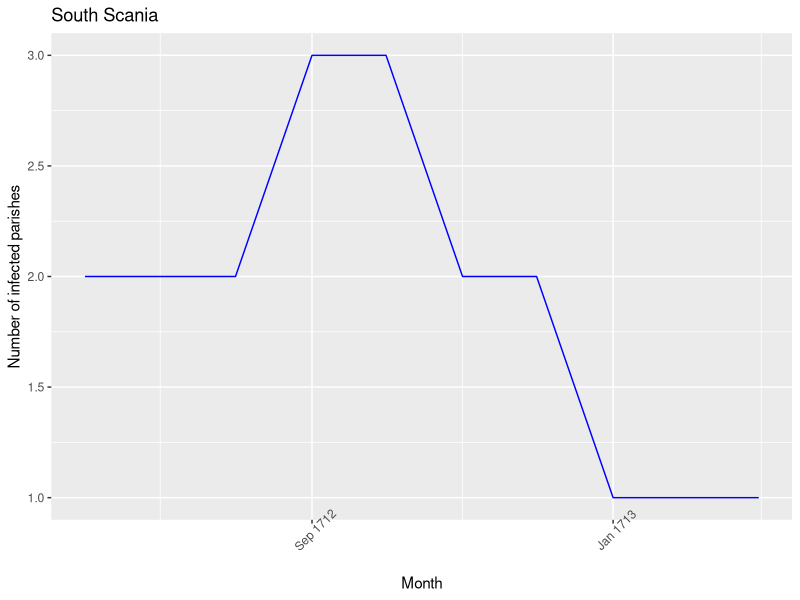
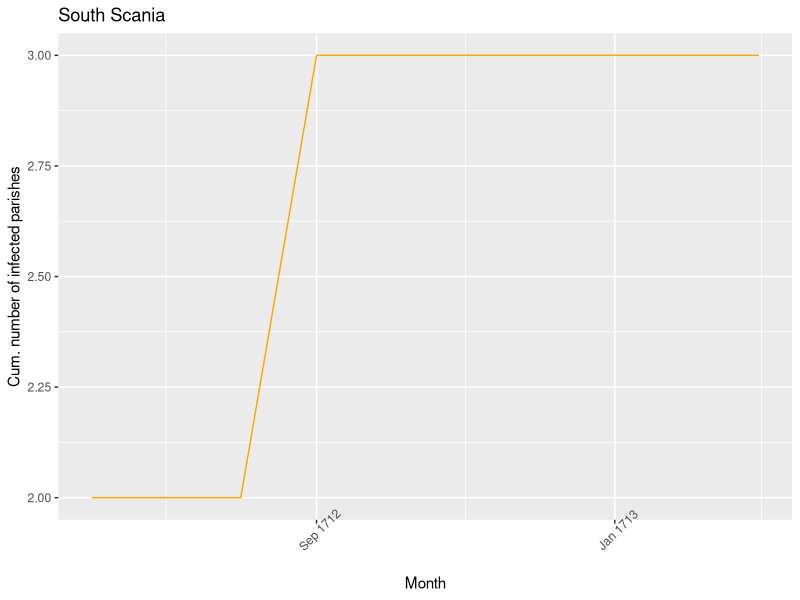

Generate these figures, in order, with R: (Note: this script raises an error after producing the figures.)
library(ggplot2)
library(lubridate)
library(dplyr)
library(readr) # for read csv files

count_infected_by_month <- function(df, date, n
                                    , column_name = 'ParishName'
                                    , start_date = 'BeginPlaguePeriod'
                                    , end_date = 'EndPlaguePeriod') {
  # Convert your date columns to datetime format
  df[[start_date]] <- parse_date_time(df[[start_date]], orders = "my")

  df[[end_date]] <- parse_date_time(df[[end_date]], orders = "my", quiet = TRUE)

  # Replace NA with corresponding date in start_date column plus n months
  df[[end_date]][is.na(df[[end_date]])] <- df[[start_date]][is.na(df[[end_date]])] %m+% months(n)

  # Convert your date to datetime format
  date <- parse_date_time(date, orders = "my")

  # Add the converted date to a new column in df
  df$ConvertedDate <- date

  # Check if there is at least one non-NA date in end_date column
  if (any(!is.na(df[[end_date]]))) {
    # Define the range of dates
    dates <- seq(from = date, to = max(df[[end_date]], na.rm = TRUE), by = "month")
    
    # Create a unique identifier combining Parish and date ranges
    df$UniqueID <- paste0(df[[column_name]], '_', df[[start_date]], '_', df[[end_date]])

    # Create a dataframe to store the results
    results <- data.frame(date = dates,
                          DaysFromInitDate = as.numeric(dates - min(df[[start_date]]), units="days"),
                          NumberInfectedParishes = 0,
                          CumInfectParishes = 0,
                          EndOfMonth = dates + months(1) - days(1))
    
    # Initialize an empty list to store the sets of infected parishes
    infected_parishes <- vector("list", length(dates))

    # Iterate over the dates
    for (i in 1:length(dates)) {
      date <- dates[i]
      # Count nodes where infection start date is before or on the given date
      # and either there is no end date or the end date is after the given date
      infected_nodes <- df[(df[[start_date]] <= date) & (df[[end_date]] >= date), ]
      # Store the results
      results[results$date == date, 'NumberInfectedParishes'] <- length(unique(infected_nodes$UniqueID))
      
      # Add the set of infected parishes to the list
      infected_parishes[[i]] <- unique(infected_nodes[[column_name]])
    }

  } else {
    stop("All values in the end_date column are NA. Cannot create a sequence of dates.")
  }
  # Add a new column to count the days from the initial date to the end of the month
  results$DaysToEndOfMonth <- as.integer(results$EndOfMonth - min(df[[start_date]]))
  
  # Add a new column with the sets of infected parishes
  results$InfectedParishes <- infected_parishes
  
  # Calculate the cumulative number of infected parishes by month using the sets
  cum_infect_parishes <- as.integer(length(dates))
  cum_infect_parishes[1] <- length(infected_parishes[[1]])
  
  for (i in 2:length(infected_parishes)) {
    if (length(intersect(infected_parishes[[i]], infected_parishes[[i-1]])) == 0) {
      cum_infect_parishes[i] <- cum_infect_parishes[i-1]
    } else {
      cum_infect_parishes[i] <- cum_infect_parishes[i-1] + length(setdiff(infected_parishes[[i]], infected_parishes[[i-1]]))
    }
  }
  
  # Add a new column with the cumulative number of infected parishes
  results$CumInfectParishes <- cum_infect_parishes  

  return(results)
}

# Import the csv file
infectedParishes <- read.csv("data/infectedSouthParishes.csv")

# Testing the function with a small example
# Filter rows where ParishName is 'YSTAD', 'ÖJA' or 'HEDESKOGA'
example1 <- infectedParishes[infectedParishes$ParishName %in% c('YSTAD', 'ÖJA', 'HEDESKOGA'), ]
example1

# Call the function
result_example1 <- count_infected_by_month(example1, 'JUN 1712', 0)
result_example1

# Convert 'date' column to Date class
result_example1$date <- as.Date(result_example1$date)

# Plot the infected parishes per month
ggplot(data = result_example1, aes(x = date, y = NumberInfectedParishes)) +
  geom_line(color = "blue") +
  scale_x_date(date_labels = "%b %Y", date_breaks = "4 month") +
  theme(axis.text.x = element_text(angle = 45)) +
  labs(x = "Month", y = "Number of infected parishes", title = "South Scania")

# Plot the cum number of infected parishes per month
ggplot(data = result_example1, aes(x = date, y = CumInfectParishes)) +
  geom_line(color = "orange") +
  scale_x_date(date_labels = "%b %Y", date_breaks = "4 month") +
  theme(axis.text.x = element_text(angle = 45)) +
  labs(x = "Month", y = "Cum. number of infected parishes", title = "South Scania")


# Use the count_infected_by_month() function and store the result
results <- count_infected_by_month(infectedSouthParishes, 'JAN 1711', 0
                                   , 'ParishName'
                                   , 'BeginPlaguePeriod'
                                   , 'EndPlaguePeriod')
results
# Convert 'date' column to Date class
results$date <- as.Date(results$date)

# Plot the infected parishes per month
ggplot(data = results, aes(x = date, y = NumberInfectedParishes)) +
  geom_line(color = "blue") +
  scale_x_date(date_labels = "%b %Y", date_breaks = "4 month") +
  theme(axis.text.x = element_text(angle = 45)) +
  labs(x = "Month", y = "Number of infected parishes", title = "South Scania")

# Plot the cum number of infected parishes per month
ggplot(data = results, aes(x = date, y = CumInfectParishes)) +
  geom_line(color = "orange") +
  scale_x_date(date_labels = "%b %Y", date_breaks = "4 month") +
  theme(axis.text.x = element_text(angle = 45)) +
  labs(x = "Month", y = "Cum. number of infected parishes", title = "South Scania")
